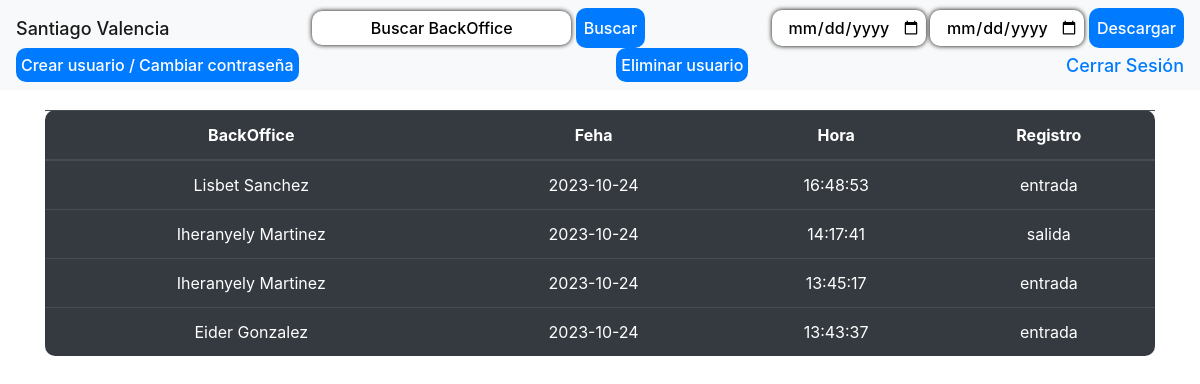
The page /view/admin.php (signed in) on the database its author committed.
### tables this page shows
CREATE TABLE `tiempos` (
  `id` int(11) NOT NULL,
  `tipo` varchar(20) DEFAULT NULL,
  `user` varchar(20) NOT NULL,
  `fecha` date NOT NULL DEFAULT current_timestamp(),
  `hora` time NOT NULL DEFAULT current_timestamp()
);

### view/buscar.php (the view, shortened to what this page needs)
<?php
require '../php/conexion.php';
$sql = "SELECT * FROM tiempos ORDER BY id DESC LIMIT 9";
$result = $conn->query($sql);
?>
<div class="container">
    <table class="table table-dark">
        <thead>
            <tr style="text-align: center;">
                <th scope="col">BackOffice</th>
                <th scope="col">Feha</th>
                <th scope="col">Hora</th>
                <th scope="col">Registro</th>
            </tr>
        </thead>
        <tbody>
            <?php
            if (isset($result) && $result->num_rows > 0) {
                while ($fila = $result->fetch_assoc()) {
            ?>
                    <tr scope="row" style="text-align: center;">
                        <td style="text-transform: capitalize;"><?php echo $fila['user']; ?></td>
                        <td><?php echo $fila['fecha']; ?></td>
                        <td><?php echo $fila['hora']; ?></td>
                        <td><?php echo $fila['tipo']; ?></td>
                    </tr>
                <?php
                }
            } else {
                ?>
                <tr scope="row" style="text-align: center;">
                    <td colspan="3">No se encontraron registros para el usuario especificado.</td>
                </tr>
            <?php
            }
            ?>
        </tbody>
    </table>
</div>

### view/admin.php (shortened to what this page needs)
<?php
    $nombre = $_SESSION["nombre"];
?>
<!DOCTYPE html>
<html lang="es">
<head>
    <?php include "ventana.php"; ?>
</head>
<body>
    <nav class="navbar navbar-light bg-light">
        <a class="navbar-brand" style="text-transform: capitalize;"><?php echo $nombre; ?></a>
        <form action="" method="post">
            <input type="text" name="termino_busqueda" placeholder="Buscar BackOffice">
            <input type="submit" value="Buscar">
        </form>
        <form action="../php/excel.php" method="post">
            <input type="date" name="exporte" required>
            <input type="date" name="exporte_2" >
            <input type="submit" value="Descargar">
        </form>
        <?php include "modal.php"; ?>
        <a href="../php/cerrar_sesion.php" style="text-decoration: none;">Cerrar Sesión</a>
    </nav>
    <?php include "buscar.php"; ?>
</body>
</html>

### view/ventana.php (shortened to what this page needs)
<link rel="stylesheet" href="../css/tiempo.css">
<link rel="stylesheet" href="https://cdn.jsdelivr.net/npm/bootstrap@4.6.2/dist/css/bootstrap.min.css">

### view/modal.php (shortened to what this page needs)
<input type="button" id="openModalBtn" value="Crear usuario / Cambiar contraseña">
<input type="button" id="openDeleteModalBtn" value="Eliminar usuario">

### css/tiempo.css (style rules this page uses)
* { margin: 0; padding: 0; box-sizing: border-box; }
input[type="submit"] { padding: 8px; background-color: #007BFF; color: #fff; border: none; border-radius:10px; cursor: pointer; font-weight: 500; }
input[type="date"] { padding: 5px; color: #000; border: none; border-radius:10px; cursor: pointer; font-weight: 500; box-shadow: rgb(0, 0, 0) 0px 0px 5px; text-align: center }
input[type="text"] { padding: 5px; border: none; color: #000; border-radius:10px; font-weight: 500; box-shadow: rgb(0, 0, 0) 0px 0px 5px; }
input[type="text"]::placeholder { color: #000; text-align: center; }
.table { margin-top: 20px; border-radius: 10px; }
.navbar a { font-size: 18px; font-weight: 500; }
input[type="button"] { padding: 5px; background-color: #007BFF; color: #fff; border: none; border-radius:10px; cursor: pointer; font-weight: 500; }

### rows shown on the page
tiempos: user "Lisbet Sanchez", fecha "2023-10-24", hora "16:48:53", tipo "entrada"
tiempos: user "Iheranyely Martinez", fecha "2023-10-24", hora "14:17:41", tipo "salida"
tiempos: user "Iheranyely Martinez", fecha "2023-10-24", hora "13:45:17", tipo "entrada"
tiempos: user "Eider Gonzalez", fecha "2023-10-24", hora "13:43:37", tipo "entrada"

### other values the page prints
$nombre "Santiago Valencia"
